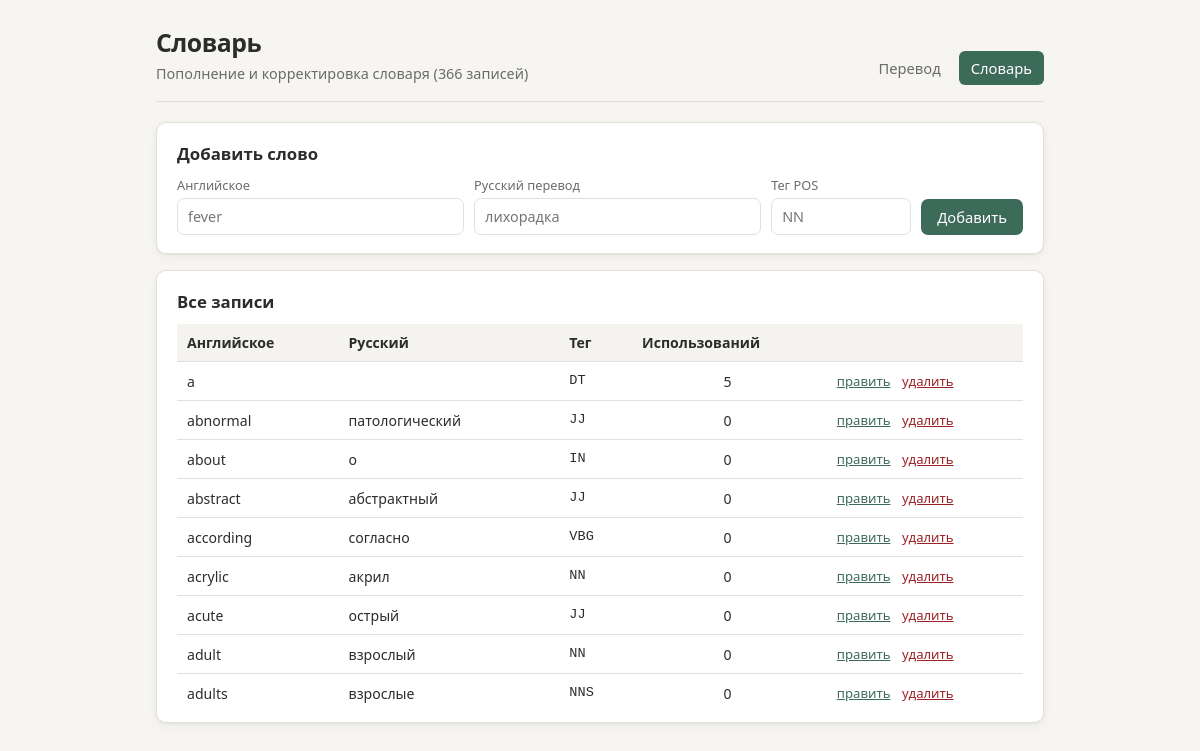
The page /dictionary on the database its author committed.
### tables this page shows
CREATE TABLE dictionary (
                id INTEGER PRIMARY KEY AUTOINCREMENT,
                en_word TEXT NOT NULL COLLATE NOCASE,
                ru_word TEXT NOT NULL,
                pos_tag TEXT,
                frequency INTEGER DEFAULT 0,
                UNIQUE(en_word)
            );

### app.py (the view, shortened to what this page needs)
@app.route("/dictionary", methods=["GET", "POST"])
def dictionary_page():
    entries = db.all_entries()
    return render_template("dictionary.html", entries=entries)

### app.py (called while the page is built)
@app.teardown_appcontext
def shutdown(exception=None):
    pass  # БД живёт весь процесс

### dictionary.py (called while the page is built)
    def all_entries(self):
        cur = self.conn.cursor()
        cur.execute("SELECT en_word, ru_word, pos_tag, frequency FROM dictionary ORDER BY en_word")
        return cur.fetchall()

### templates/dictionary.html (shortened to what this page needs)
<!DOCTYPE html>
<html lang="ru">
<head>
  <link rel="stylesheet" href="{{ url_for('static', filename='style.css') }}">
</head>
<body>
  <div class="page">
    <header class="header">
      <div class="header-inner">
        <h1>Словарь</h1>
        <p class="subtitle">Пополнение и корректировка словаря ({{ entries|length }} записей)</p>
      </div>
      <nav>
        <a href="{{ url_for('index') }}" class="nav-link">Перевод</a>
        <a href="{{ url_for('dictionary_page') }}" class="nav-link active">Словарь</a>
      </nav>
    </header>
    <main>
      <section class="card">
        <h2 class="section-title">Добавить слово</h2>
        <form method="post" class="dict-form">
          <div class="form-row">
            <div class="field">
              <label>Английское</label>
              <input type="text" name="en" placeholder="fever" required>
            </div>
            <div class="field">
              <label>Русский перевод</label>
              <input type="text" name="ru" placeholder="лихорадка" required>
            </div>
            <div class="field field-sm">
              <label>Тег POS</label>
              <input type="text" name="pos" placeholder="NN">
            </div>
            <button type="submit" class="btn btn-primary">Добавить</button>
          </div>
        </form>
      </section>
      <section class="card">
        <h2 class="section-title">Все записи</h2>
        <div class="table-wrap">
          <table>
            <thead>
              <tr>
                <th>Английское</th>
                <th>Русский</th>
                <th>Тег</th>
                <th>Использований</th>
                <th></th>
              </tr>
            </thead>
            <tbody>
              {% for en, ru, pos, freq in entries %}
              <tr>
                <td>{{ en }}</td>
                <td>{{ ru }}</td>
                <td class="mono">{{ pos or "—" }}</td>
                <td class="center">{{ freq }}</td>
                <td class="actions">
                  <form method="post" class="inline-form" onsubmit="return editRow(this, '{{ en }}', '{{ ru|e }}', '{{ pos or '' }}')">
                    <button type="submit" class="link-btn">править</button>
                  </form>
                  <form method="post" class="inline-form" onsubmit="return confirm('Удалить «{{ en }}»?')">
                    <button type="submit" class="link-btn danger">удалить</button>
                  </form>
                </td>
              </tr>
              {% endfor %}
            </tbody>
          </table>
        </div>
      </section>
    </main>
  </div>
</body>
</html>

### static/style.css (style rules this page uses)
:root { --bg: #f6f5f2; --card: #ffffff; --text: #2c2c2c; --muted: #6b6b6b; --border: #e2e0db; --primary: #3d6b5a; --primary-hover: #2f5547; --accent: #c45c26; --ok: #2d6a4f; --warn: #9a6b00; --error: #9b2226; --radius: 10px; --shadow: 0 1px 3px rgba(0,0,0,.06), 0 4px 12px rgba(0,0,0,.04); --font: "Segoe UI", system-ui, -apple-system, sans-serif; --mono: "Cascadia Code", "Consolas", "Courier New", monospace; }
* { box-sizing: border-box; margin: 0; padding: 0; }
body { font-family: var(--font); background: var(--bg); color: var(--text); line-height: 1.5; min-height: 100vh; }
.page { max-width: 920px; margin: 0 auto; padding: 24px 16px 48px; }
.header { display: flex; flex-wrap: wrap; align-items: flex-end; justify-content: space-between; gap: 12px; margin-bottom: 20px; padding-bottom: 16px; border-bottom: 1px solid var(--border); }
.header h1 { font-size: 1.55rem; font-weight: 650; letter-spacing: -0.02em; }
.subtitle { color: var(--muted); font-size: 0.9rem; margin-top: 2px; }
nav { display: flex; gap: 6px; }
.nav-link { text-decoration: none; color: var(--muted); padding: 6px 12px; border-radius: 6px; font-size: 0.92rem; transition: background .15s, color .15s; }
.nav-link.active { background: var(--primary); color: #fff; font-weight: 500; }
.card { background: var(--card); border: 1px solid var(--border); border-radius: var(--radius); padding: 18px 20px; margin-bottom: 16px; box-shadow: var(--shadow); }
.btn { display: inline-flex; align-items: center; justify-content: center; padding: 8px 16px; border-radius: 7px; border: none; font-family: var(--font); font-size: 0.92rem; font-weight: 500; cursor: pointer; text-decoration: none; transition: background .15s, transform .1s; }
.btn-primary { background: var(--primary); color: #fff; }
.section-title { font-size: 1.05rem; font-weight: 600; margin-bottom: 10px; }
.table-wrap { overflow-x: auto; max-height: 380px; overflow-y: auto; }
table { width: 100%; border-collapse: collapse; font-size: 0.88rem; }
th, td { padding: 8px 10px; text-align: left; border-bottom: 1px solid var(--border); }
th { background: #f4f3ef; font-weight: 600; position: sticky; top: 0; z-index: 1; }
.mono { font-family: var(--mono); font-size: 0.85rem; }
.center { text-align: center; }
.dict-form .form-row { display: flex; flex-wrap: wrap; gap: 10px; align-items: flex-end; }
.field { flex: 1; min-width: 140px; }
.field-sm { flex: 0 0 100px; }
.field label { display: block; font-size: 0.8rem; color: var(--muted); margin-bottom: 3px; }
.field input { width: 100%; padding: 8px 10px; border: 1px solid var(--border); border-radius: 7px; font-family: var(--font); font-size: 0.9rem; }
.actions { white-space: nowrap; }
.inline-form { display: inline; }
.link-btn { background: none; border: none; color: var(--primary); cursor: pointer; font-size: 0.82rem; padding: 2px 4px; text-decoration: underline; font-family: var(--font); }
.link-btn.danger { color: var(--error); }

### rows shown on the page
dictionary: en_word "a", pos_tag "DT", frequency "5"
dictionary: en_word "abnormal", ru_word "патологический", pos_tag "JJ", frequency "0"
dictionary: en_word "about", ru_word "о", pos_tag "IN", frequency "0"
dictionary: en_word "abstract", ru_word "абстрактный", pos_tag "JJ", frequency "0"
dictionary: en_word "according", ru_word "согласно", pos_tag "VBG", frequency "0"
dictionary: en_word "acrylic", ru_word "акрил", pos_tag "NN", frequency "0"
dictionary: en_word "acute", ru_word "острый", pos_tag "JJ", frequency "0"
dictionary: en_word "adult", ru_word "взрослый", pos_tag "NN", frequency "0"
dictionary: en_word "adults", ru_word "взрослые", pos_tag "NNS", frequency "0"

### other values the page prints
{{ entries|length }} "366"
